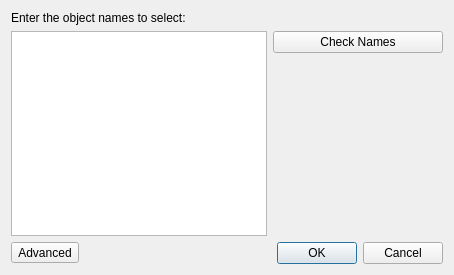
<?xml version="1.0" encoding="UTF-8"?>
<ui version="4.0">
 <class>Form</class>
 <widget class="QWidget" name="Form">
  <property name="geometry">
   <rect>
    <x>0</x>
    <y>0</y>
    <width>454</width>
    <height>275</height>
   </rect>
  </property>
  <property name="windowTitle">
   <string>Form</string>
  </property>
  <layout class="QGridLayout" name="gridLayout">
   <item row="3" column="1" colspan="2">
    <widget class="QDialogButtonBox" name="dialogButtonBox">
     <property name="standardButtons">
      <set>QDialogButtonBox::Cancel|QDialogButtonBox::Ok</set>
     </property>
    </widget>
   </item>
   <item row="0" column="0" colspan="2">
    <widget class="QLabel" name="objectNamesLabel">
     <property name="text">
      <string>Enter the object names to select:</string>
     </property>
    </widget>
   </item>
   <item row="1" column="0" rowspan="2" colspan="2">
    <widget class="QTextEdit" name="objectNamesTextEdit"/>
   </item>
   <item row="3" column="0">
    <widget class="QToolButton" name="advancedButton">
     <property name="text">
      <string>Advanced</string>
     </property>
    </widget>
   </item>
   <item row="1" column="2">
    <widget class="QPushButton" name="checkNamesButton">
     <property name="text">
      <string>Check Names</string>
     </property>
    </widget>
   </item>
   <item row="2" column="2">
    <spacer name="verticalSpacer">
     <property name="orientation">
      <enum>Qt::Vertical</enum>
     </property>
     <property name="sizeHint" stdset="0">
      <size>
       <width>20</width>
       <height>163</height>
      </size>
     </property>
    </spacer>
   </item>
  </layout>
 </widget>
 <resources/>
 <connections/>
</ui>
